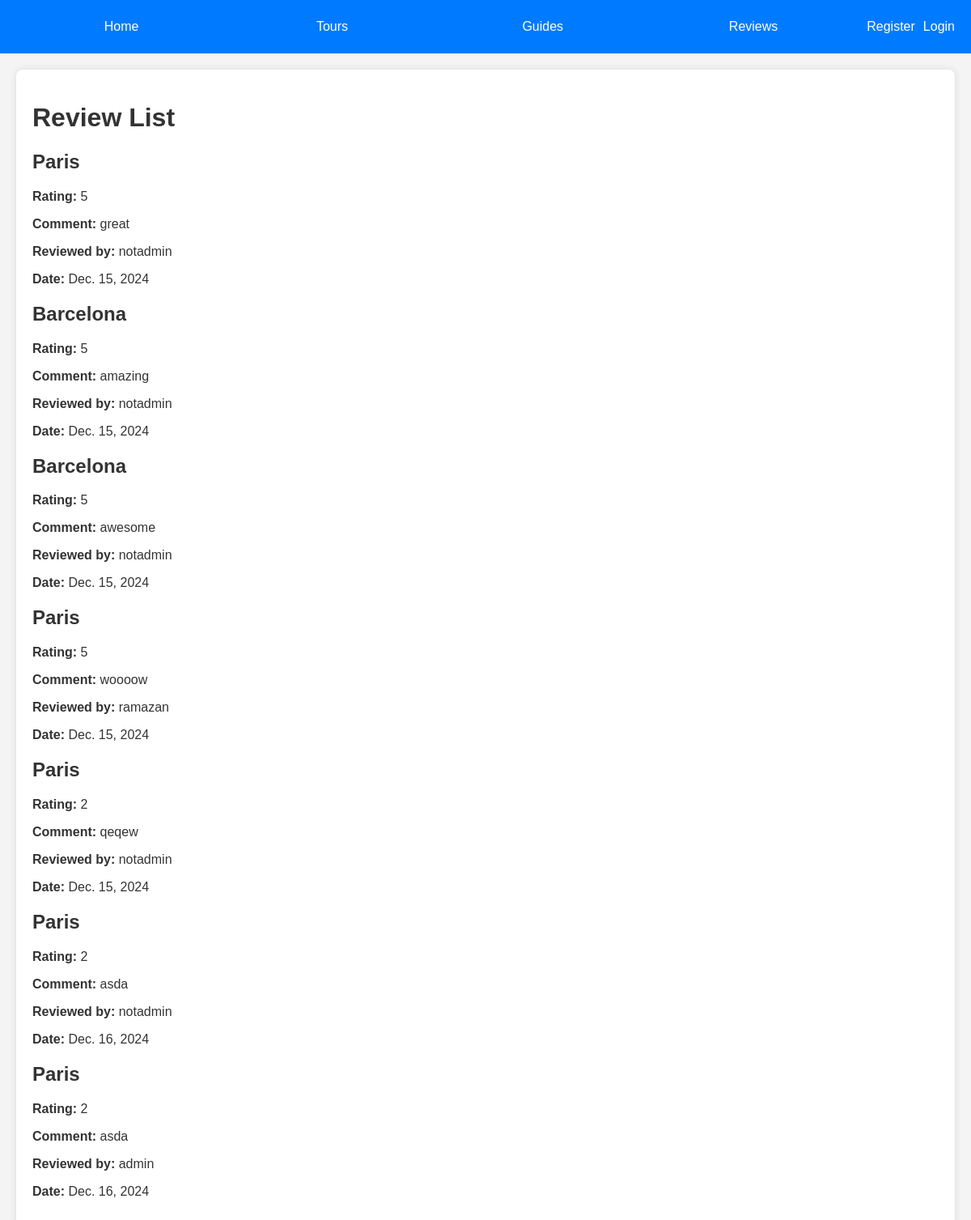
Before: /tours/reviews/ with the older database file.
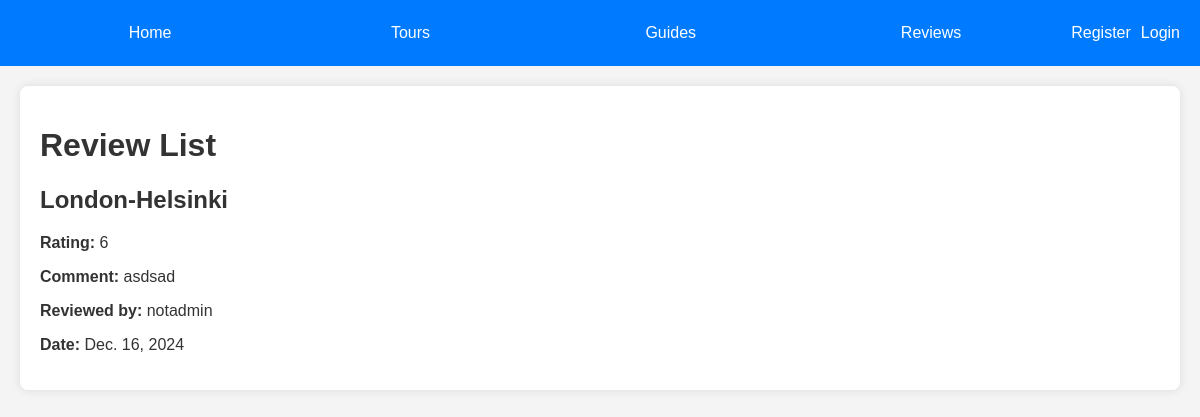
After: the same page with the newer database file.
### tours/models.py (models this page shows, shortened)
class Review(models.Model):
    tourist = models.ForeignKey(Tourist, on_delete=models.CASCADE)
    tour = models.ForeignKey(Tour, on_delete=models.CASCADE)
    rating = models.IntegerField()
    comment = models.TextField()
    date_of_review = models.DateField(auto_now_add=True)

class Tour(models.Model):
    name_tour = models.CharField(max_length = 50)
    date_of_start = models.DateField(null = True, blank = True)
    date_of_end = models.DateField(null = True, blank = True)
    description = models.TextField()
    price = models.DecimalField(max_digits=10, decimal_places=2, null=True, blank=True)

class Tourist(models.Model):
    user = models.OneToOneField(User, on_delete=models.CASCADE, default=1)  # Убедитесь, что у вас есть пользователь с ID 1
    first_name = models.CharField(max_length=30)
    last_name = models.CharField(max_length=30)
    email = models.EmailField(unique=True)
    phone = models.CharField(max_length=15)
    date_of_birth = models.DateField(null=True, blank=True)

### tours/views.py (the view)
# urls.py: path('reviews/', views.review_list, name='review_list'),
def review_list(request):
    reviews = Review.objects.all()
    return render(request, 'reviews/review_list.html', {'reviews': reviews})

### tours/templates/reviews/review_list.html (shortened to what this page needs)
{% extends 'base.html' %}
{% block content %}
    <h1>Review List</h1>
    <div class="review-list">
        {% for review in reviews %}
            <div class="review-item">
                <h2>{{ review.tour.name_tour }}</h2>
                <p><strong>Rating:</strong> {{ review.rating }}</p>
                <p><strong>Comment:</strong> {{ review.comment }}</p>
                <p><strong>Reviewed by:</strong> {{ review.tourist.user.username }}</p>
                <p><strong>Date:</strong> {{ review.date_of_review }}</p>
            </div>
        {% endfor %}
    </div>
{% endblock %}

Changed rows visible on the page:
removed Review: tour.name_tour "Paris", rating "5", comment "great", tourist.user.username "notadmin", date_of_review "Dec. 15, 2024"
removed Review: tour.name_tour "Barcelona", rating "5", comment "amazing", tourist.user.username "notadmin", date_of_review "Dec. 15, 2024"
removed Review: tour.name_tour "Barcelona", rating "5", comment "awesome", tourist.user.username "notadmin", date_of_review "Dec. 15, 2024"
removed Review: tour.name_tour "Paris", rating "5", comment "woooow", tourist.user.username "ramazan", date_of_review "Dec. 15, 2024"
removed Review: tour.name_tour "Paris", rating "2", comment "qeqew", tourist.user.username "notadmin", date_of_review "Dec. 15, 2024"
removed Review: tour.name_tour "Paris", rating "2", comment "asda", tourist.user.username "notadmin", date_of_review "Dec. 16, 2024"
removed Review: tour.name_tour "Paris", rating "2", comment "asda", tourist.user.username "admin", date_of_review "Dec. 16, 2024"
added Review: tour.name_tour "London-Helsinki", rating "6", comment "asdsad", tourist.user.username "notadmin", date_of_review "Dec. 16, 2024"
